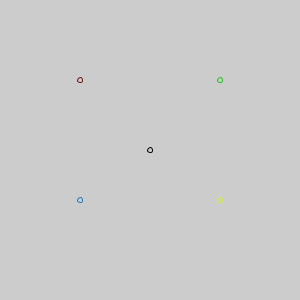
Frame 1 (no input)
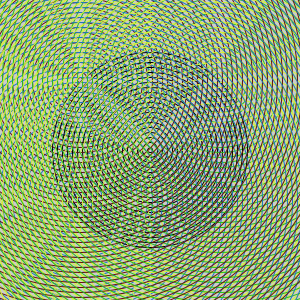
Frame 60 (the mouse pressed at the canvas centre just before this capture)
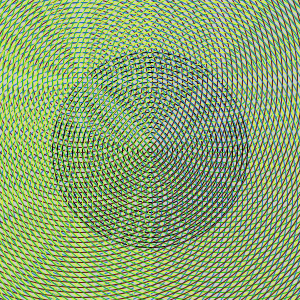
Frame 120 (the mouse held since frame 60 and released just before this capture)

The Processing sketch that drew these frames (run headless with seeded random() and noise(); from frame 60 on, the mouse is pressed at the canvas centre):

// Processing sketch: processing_79802
// ── processing_79802.pde

int diameter = 5;

void setup()
{
 size(300,300);
 noFill();
 frameRate(10);
}
void draw()
{
  if (diameter<200)
  stroke(0);
 ellipse(150,150,diameter,diameter);
 if (diameter<100);
 stroke(103,18,18);
 ellipse(80,80,diameter,diameter);
 if (diameter<180);
 stroke(29,119,191);
 ellipse(80,200,diameter,diameter);
 if (diameter<220);
 stroke(39,191,29);
 ellipse(220,80,diameter,diameter);
 if (diameter<110);
 stroke(214,240,56);
 ellipse(220,200,diameter,diameter);
 diameter = diameter + 10;
}
